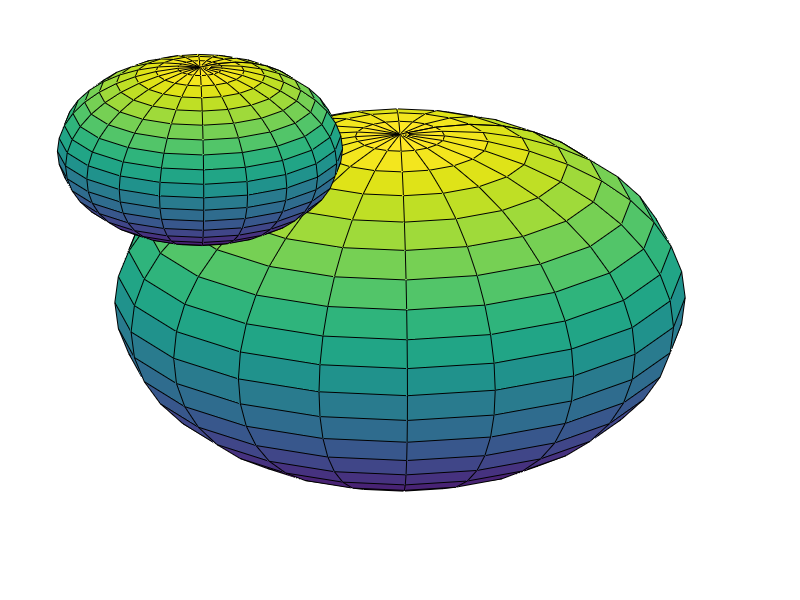

MATLAB code to generate this figure:
clear h;
h(1) = axes('Position',[0 0 1 1]);
sphere
h(2) = axes('Position',[0 4 .5 .5]);
sphere
h(3) = axes('Position',[0 .5 .5 .5]);
sphere
%h(4) = axes('Position',[.5 0 .4 .4]);
%sphere
%h(5) = axes('Position',[.5 .5 .5 .3]);
%sphere
set(h,'Visible','off')
rotate3d
